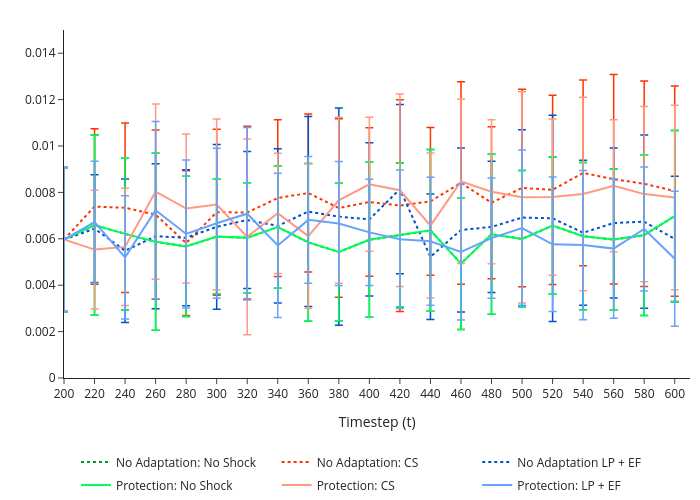

The notebook cell saved with this chart:
### Code cell
fig1 = build_macro_snapshot_metric_figure(
    scenarios=SCENARIOS,
    metric="baddebt_b_over_GDP",
    metric_label='',
    snap_ts=np.arange(200, 620, 20),
    title='baddebt_b_over_GDP',
    line_type='lines',
    ncol_legend=3,
    ymin=0,
    ymax=0.015,
    CI_type='error_bar',
    pdf_pages=PDF_PAGES,
    pdf_path=OUTPUT / "baddebt_line.pdf",
)
fig1

### Figure 1 — Plotly figure (JSON) as saved in the notebook; plotly's stock layout.template omitted (floating-point values rounded to 4 significant figures)
{"data": [{"error_y": {"array": [0.00311, 0.003884, 0.003283, 0.003815, 0.003022, 0.002476, 0.002367, 0.002637, 0.003399, 0.002962, 0.003341, 0.003103, 0.003491, 0.002842, 0.003452, 0.002942, 0.002959, 0.00317, 0.003046, 0.003462, 0.003683], "color": "#009933", "thickness": 1.5, "type": "data", "visible": true, "width": 4}, "legendgroup": "No Adaptation: No Shock", "line": {"color": "#009933", "dash": "dot", "width": 2}, "marker": {"color": "#009933", "line": {"color": "#009933", "width": 1}, "size": 8, "symbol": "circle"}, "mode": "lines", "name": "No Adaptation: No Shock", "showlegend": true, "type": "scatter", "x": [200, 220, 240, 260, 280, 300, 320, 340, 360, 380, 400, 420, 440, 460, 480, 500, 520, 540, 560, 580, 600], "y": [0.005963, 0.00659, 0.006213, 0.00587, 0.005673, 0.006093, 0.006047, 0.006507, 0.005843, 0.00543, 0.005957, 0.00616, 0.006363, 0.00493, 0.006197, 0.005997, 0.00657, 0.006113, 0.005967, 0.00616, 0.00698]}, {"error_y": {"array": [0.003106, 0.003349, 0.003651, 0.003645, 0.003119, 0.003576, 0.003724, 0.003382, 0.003407, 0.003844, 0.003199, 0.004563, 0.003182, 0.004363, 0.003272, 0.004259, 0.004078, 0.004001, 0.004514, 0.004429, 0.004531], "color": "#ff3300", "thickness": 1.5, "type": "data", "visible": true, "width": 4}, "legendgroup": "No Adaptation: CS", "line": {"color": "#ff3300", "dash": "dot", "width": 2}, "marker": {"color": "#ff3300", "line": {"color": "#ff3300", "width": 1}, "size": 8, "symbol": "circle"}, "mode": "lines", "name": "No Adaptation: CS", "showlegend": true, "type": "scatter", "x": [200, 220, 240, 260, 280, 300, 320, 340, 360, 380, 400, 420, 440, 460, 480, 500, 520, 540, 560, 580, 600], "y": [0.005968, 0.007391, 0.007337, 0.007042, 0.005815, 0.007148, 0.007132, 0.007755, 0.007974, 0.007326, 0.007586, 0.007433, 0.007616, 0.008408, 0.007555, 0.008192, 0.00811, 0.00884, 0.008569, 0.008372, 0.008059]}, {"error_y": {"array": [0.003106, 0.002325, 0.003095, 0.003129, 0.002936, 0.003554, 0.00295, 0.003328, 0.004095, 0.004684, 0.003299, 0.003646, 0.002705, 0.003535, 0.00283, 0.003786, 0.004446, 0.003128, 0.003231, 0.003734, 0.002708], "color": "#0052cc", "thickness": 1.5, "type": "data", "visible": true, "width": 4}, "legendgroup": "No Adaptation LP + EF", "line": {"color": "#0052cc", "dash": "dot", "width": 2}, "marker": {"color": "#0052cc", "line": {"color": "#0052cc", "width": 1}, "size": 8, "symbol": "circle"}, "mode": "lines", "name": "No Adaptation LP + EF", "showlegend": true, "type": "scatter", "x": [200, 220, 240, 260, 280, 300, 320, 340, 360, 380, 400, 420, 440, 460, 480, 500, 520, 540, 560, 580, 600], "y": [0.005968, 0.006438, 0.005485, 0.00611, 0.006045, 0.006515, 0.006809, 0.006558, 0.007173, 0.006957, 0.006837, 0.008141, 0.005223, 0.00638, 0.006512, 0.006915, 0.006884, 0.00626, 0.006679, 0.006737, 0.005992]}, {"error_y": {"array": [0.00311, 0.003884, 0.003283, 0.003815, 0.003022, 0.002476, 0.002367, 0.002637, 0.003399, 0.002962, 0.003341, 0.003103, 0.003491, 0.002842, 0.003452, 0.002942, 0.002959, 0.00317, 0.003046, 0.003462, 0.003683], "color": "#00ff55", "thickness": 1.5, "type": "data", "visible": true, "width": 4}, "legendgroup": "Protection: No Shock", "line": {"color": "#00ff55", "dash": "solid", "width": 2}, "marker": {"color": "#00ff55", "line": {"color": "#00ff55", "width": 1}, "size": 8, "symbol": "circle"}, "mode": "lines", "name": "Protection: No Shock", "showlegend": true, "type": "scatter", "x": [200, 220, 240, 260, 280, 300, 320, 340, 360, 380, 400, 420, 440, 460, 480, 500, 520, 540, 560, 580, 600], "y": [0.005963, 0.00659, 0.006213, 0.00587, 0.005673, 0.006093, 0.006047, 0.006507, 0.005843, 0.00543, 0.005957, 0.00616, 0.006363, 0.00493, 0.006197, 0.005997, 0.00657, 0.006113, 0.005967, 0.00616, 0.00698]}, {"error_y": {"array": [0.003106, 0.002564, 0.002524, 0.003776, 0.003213, 0.00368, 0.004216, 0.002592, 0.003122, 0.003577, 0.002887, 0.004145, 0.003125, 0.003538, 0.003102, 0.004555, 0.00337, 0.004171, 0.00285, 0.00378, 0.003975], "color": "#ff9980", "thickness": 1.5, "type": "data", "visible": true, "width": 4}, "legendgroup": "Protection: CS", "line": {"color": "#ff9980", "dash": "solid", "width": 2}, "marker": {"color": "#ff9980", "line": {"color": "#ff9980", "width": 1}, "size": 8, "symbol": "circle"}, "mode": "lines", "name": "Protection: CS", "showlegend": true, "type": "scatter", "x": [200, 220, 240, 260, 280, 300, 320, 340, 360, 380, 400, 420, 440, 460, 480, 500, 520, 540, 560, 580, 600], "y": [0.005968, 0.005534, 0.00565, 0.008037, 0.007305, 0.007479, 0.006085, 0.007098, 0.006113, 0.007658, 0.008347, 0.008092, 0.006569, 0.008476, 0.008027, 0.007788, 0.007798, 0.007933, 0.008287, 0.007927, 0.00778]}, {"error_y": {"array": [0.003106, 0.00262, 0.002658, 0.003818, 0.003186, 0.003234, 0.00372, 0.003105, 0.00273, 0.002673, 0.002286, 0.002983, 0.002759, 0.002929, 0.002589, 0.003359, 0.002895, 0.003218, 0.003001, 0.002672, 0.002908], "color": "#66a3ff", "thickness": 1.5, "type": "data", "visible": true, "width": 4}, "legendgroup": "Protection: LP + EF", "line": {"color": "#66a3ff", "dash": "solid", "width": 2}, "marker": {"color": "#66a3ff", "line": {"color": "#66a3ff", "width": 1}, "size": 8, "symbol": "circle"}, "mode": "lines", "name": "Protection: LP + EF", "showlegend": true, "type": "scatter", "x": [200, 220, 240, 260, 280, 300, 320, 340, 360, 380, 400, 420, 440, 460, 480, 500, 520, 540, 560, 580, 600], "y": [0.005968, 0.00672, 0.0052, 0.007233, 0.006208, 0.006669, 0.00708, 0.005716, 0.006816, 0.006663, 0.006277, 0.005978, 0.005897, 0.005433, 0.006031, 0.006464, 0.005764, 0.005729, 0.005577, 0.006424, 0.005137]}], "layout": {"height": 500, "legend": {"entrywidth": 0.3125, "entrywidthmode": "fraction", "orientation": "h", "tracegroupgap": 4, "x": 0.5, "xanchor": "center", "y": -0.2, "yanchor": "top"}, "margin": {"b": 10, "l": 0, "r": 10, "t": 30}, "paper_bgcolor": "rgba(0,0,0,0)", "plot_bgcolor": "rgba(0,0,0,0)", "width": 700, "xaxis": {"range": [200, 610], "tickvals": [200, 220, 240, 260, 280, 300, 320, 340, 360, 380, 400, 420, 440, 460, 480, 500, 520, 540, 560, 580, 600], "title": {"text": "Timestep (t)"}}, "yaxis": {"range": [0, 0.015], "title": {"text": ""}}}}
